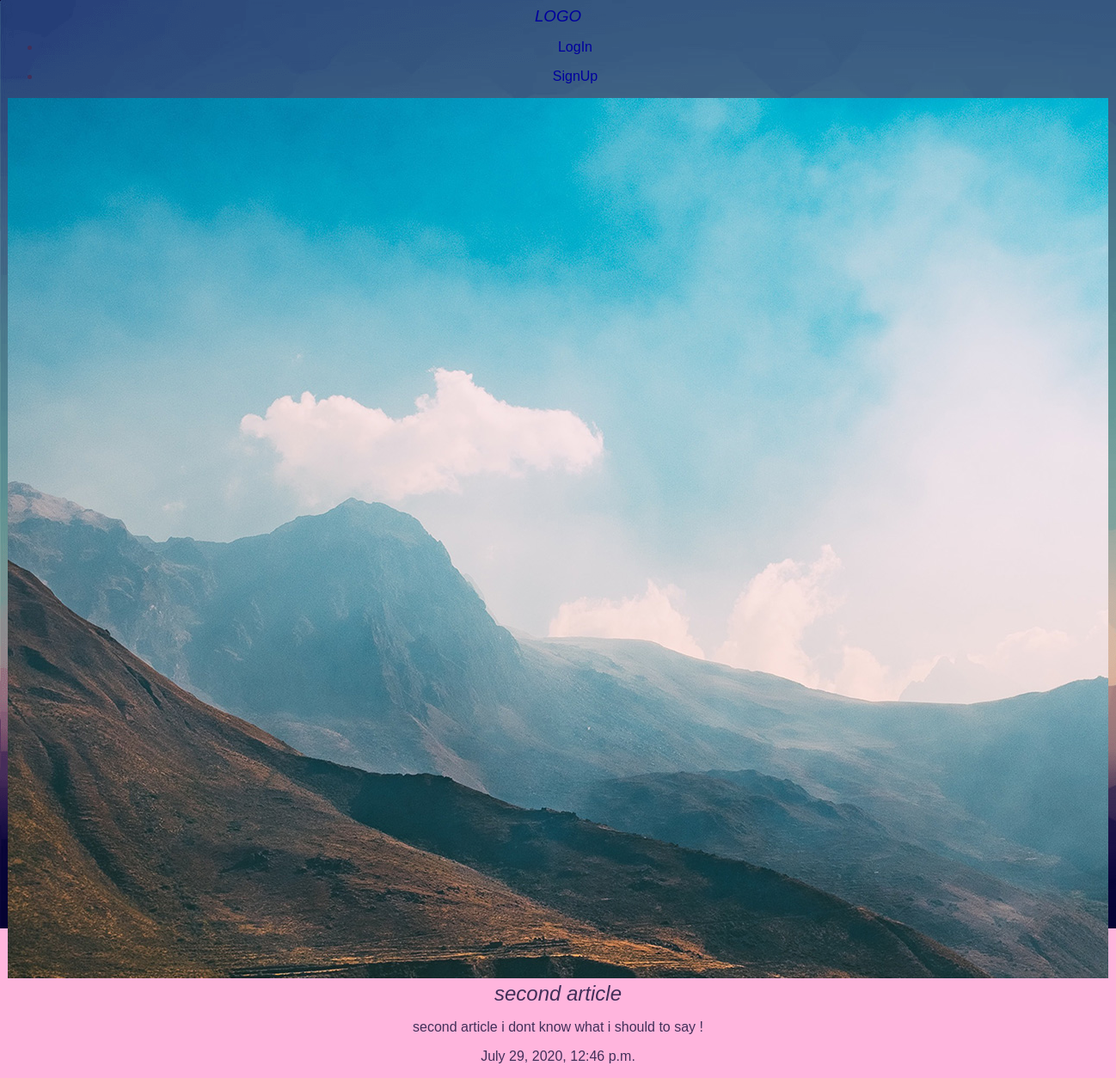
Page /articles/article2 on the earlier database version.
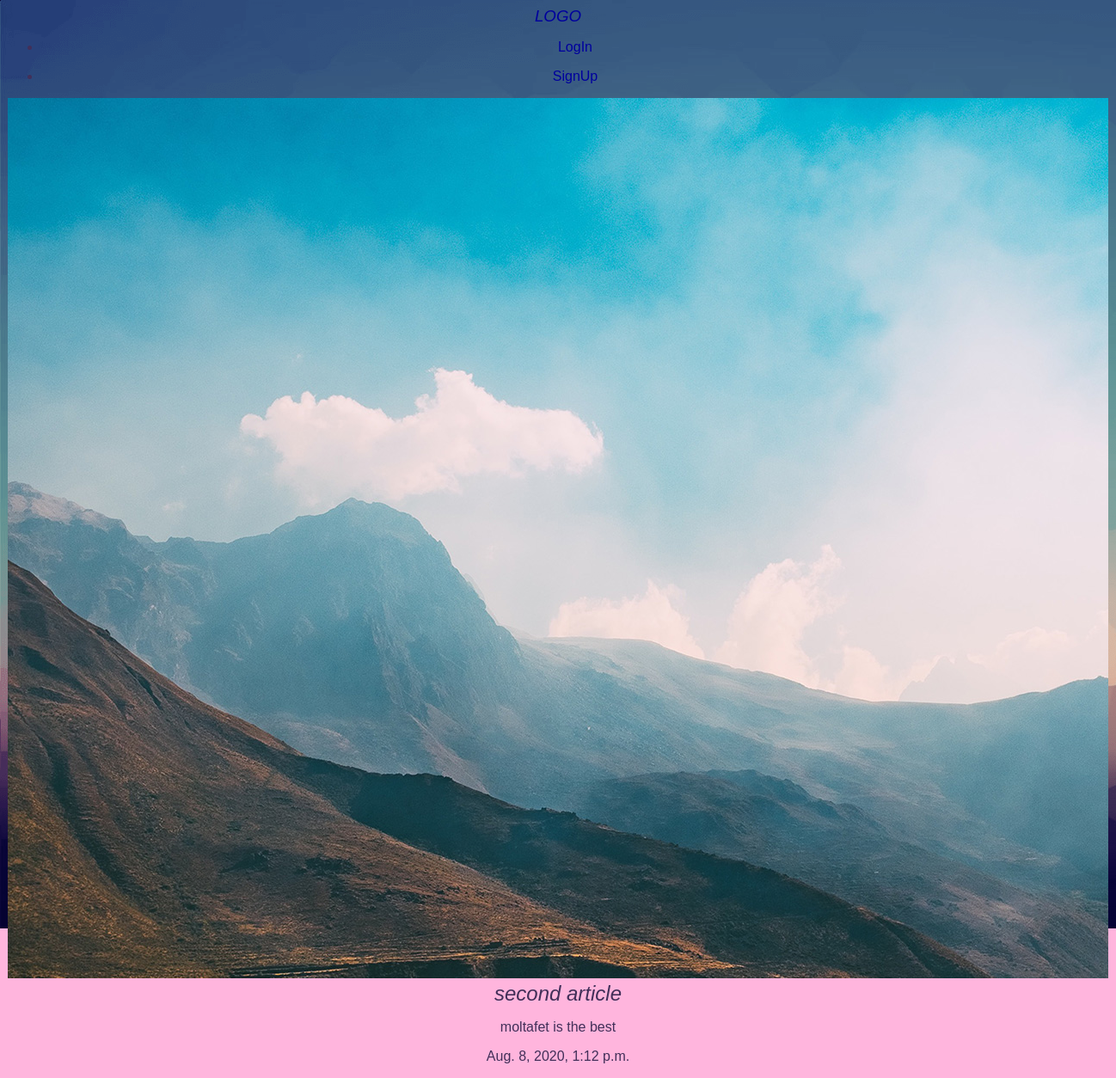
Same page on the later database version.
### articles/models.py (models this page shows, shortened)
class Article (models.Model) :
    title = models.CharField (max_length = 30)
    slug = models.SlugField()
    body = models.TextField()
    date = models.DateTimeField( auto_now_add = True )
    image = models.ImageField(default = 'default' , blank = True)
    author = models.ForeignKey(User,default=None, on_delete=models.CASCADE)

### articles/views.py (the view)
def article_detail (request , slug ) :
     article = models.Article.objects.get(slug=slug)
     return render (request , 'articles/article_detail.html',{'article':article})

### articles/templates/articles/article_detail.html
{% extends 'base.html' %}
{% block content %}
  <div class="article_detail">
    <div class="detail">
      <img src="{{article.image.url}}" alt="">
      <h2>{{article.title}}</h2>
      <p>{{article.body}}</p>
      <p>{{article.date}}</p>
    </div>
  </div>
{%  endblock %}

### templates/base.html (shortened to what this page needs)
{% load static %}
<!DOCTYPE html>
<html lang="en" dir="ltr">
  <head>
    <link rel="stylesheet" href="{% static 'styles.css' %} ">
  </head>
  <body>
    <a href="{% url 'articles:list' %}"><h3>LOGO</h3></a>
    <nav>
      <ul>
        {% if user.is_authenticated %}
        <li>
          <form class="logout" action="{% url 'accounts:logout' %}" method="post">
            {% csrf_token %}
          <button type="submit">LogOut</button>
          </form>
        </li>
        <p></p>
        <li>
          <a href="{% url 'articles:creat' %}">Creat New Article</a>
        </li>
        {% else %}
        <li>
          <a href="{% url 'accounts:login' %}">LogIn</a>
          </li>
          <li>
          <a href="{% url 'accounts:signup' %}">SignUp </a>
        </li>
        {% endif %}
      </ul>
    </nav>
    <div class="wrapper">
      {% block content %}
      {%endblock%}
    </div>
 </body>
</html>

### asset/styles.css (style rules this page uses)
body { background-color: #f295; background-image: url(simple.png) ; background-attachment: fixed ; background-repeat : no-repeat ; color: #422f59 ; text-align: center ; }
h1,h2,h3,h4,h5,h6 { font-style: italic ; font-weight: unset ; margin: auto ; }
body * { font-family: arial ; font-size: revert; }
a,a:hover , a:visited { color: #00009e ; text-decoration: none; }

Differences in the rows shown:
changed Article "second article": body "second article i dont know what i should to say !" → "moltafet is the best"; date "July 29, 2020, 12:46 p.m." → "Aug. 8, 2020, 1:12 p.m."
